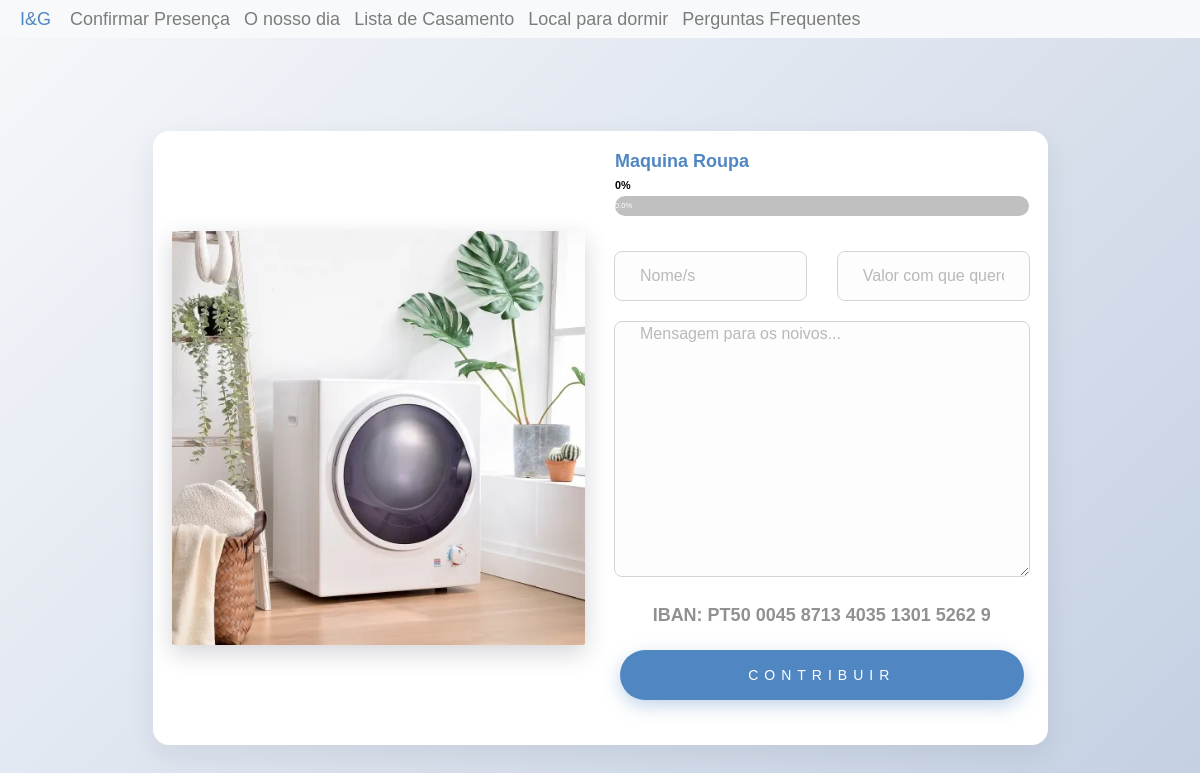
Page /products/product/1 on the earlier database version.
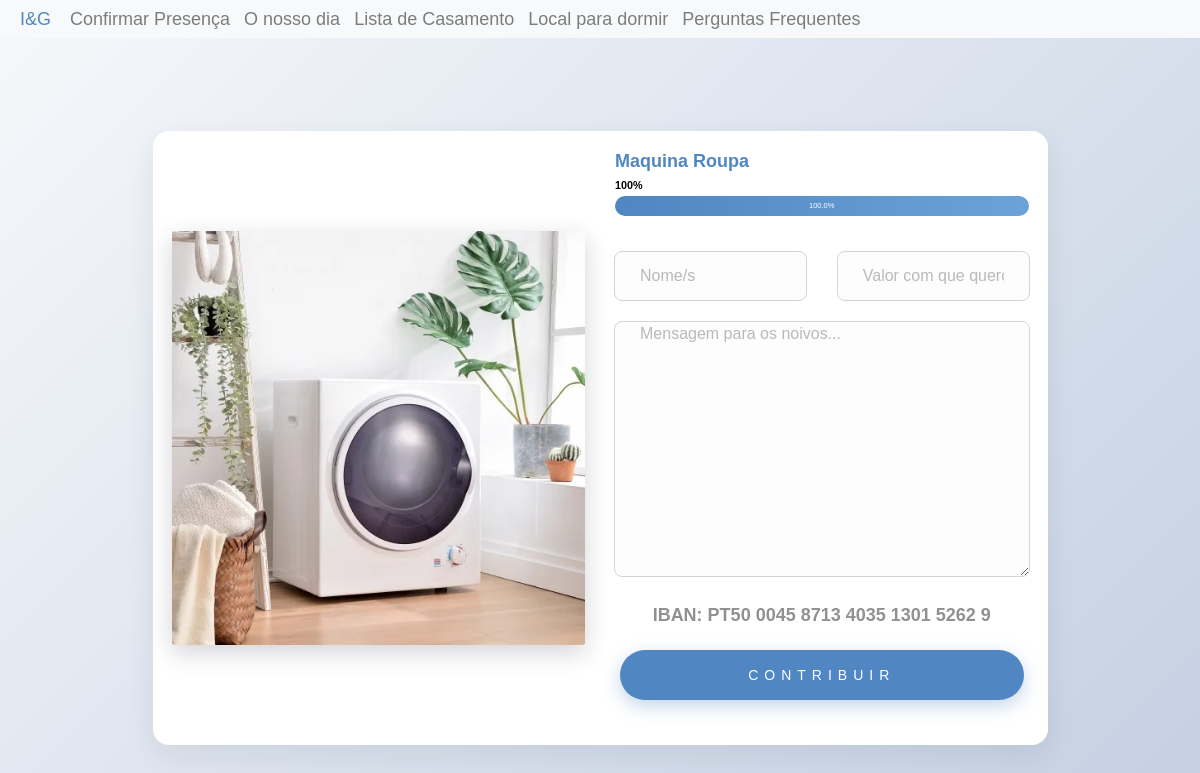
Same page on the later database version.
### inesegoncalo/modules/products.py (the view, shortened to what this page needs)
@bp.route('/product/<product_id>', methods=('GET', 'POST'))
@bp.route('/product/<product_id>/<contribution_id>', methods=('GET', 'POST'))
def product(product_id,contribution_id=None):
    product = Product.query.filter_by(id=product_id).first()
    contribution=None
    if contribution_id:
        contribution = Contribution.query.filter_by(id=contribution_id).first()
    return render_template('products/product.html',product=product,contribution=contribution)

### inesegoncalo/models/products.py (called while the page is built)
    def calculate_percentage(self):
        if self.price:
            ratio = self.price_paid / self.price
            return ratio * 100 if ratio <= 1 else 100
        else:
            return 0.0

### inesegoncalo/templates/products/product.html (shortened to what this page needs)
{% extends 'layout.html' %}
{% import 'macros/progress_bar.html' as progress_bar with context %}
{% import 'macros/contributions.html' as contributions with context %}
{% block content %}
<link href="{{ url_for('static', filename='style/base.css')}}" rel="stylesheet">
<section class="product-page-section py-5">
  <div class="container">
    <div class="row justify-content-center">
      <div class="col-lg-10">
        <div class="product-detail-card">
          <div class="row align-items-center">
            <div class="col-md-6 mb-4 mb-md-0">
              {% if product.images %}
              <img
                class="img-fluid rounded product-detail-image"
                src="{{ url_for('static', filename=product.images[0].path) }}"
                alt="{{ product.name }}"
              />
              {% endif %}
            </div>
            <div class="col-md-6">
              <h1 class="product-detail-title">{{ product.name }}</h1>
              {% if product.show_price and product.price %}
              {% set percentage = product.calculate_percentage() %}
              <div class="product-detail-progress mb-4">
                <div class="d-flex justify-content-between mb-1">
                  <small class="font-weight-bold">{{ '%.0f'|format(percentage) }}%</small>
                </div>
                {{ progress_bar.progress_bar(percentage) }}
              </div>
              {% endif %}
              {{ contributions.contribution_form() }}
            </div>
          </div>
        </div>
      </div>
    </div>
  </div>
</section>
{% endblock %}

Differences in the rows shown:
changed Product "Maquina Roupa": price_paid 0 → 100 (drawn)
Other differences:
{{ '%.0f'|format(percentage) }}: "0" → "100"
{{ percentage }}: "0.0" → "100.0"
